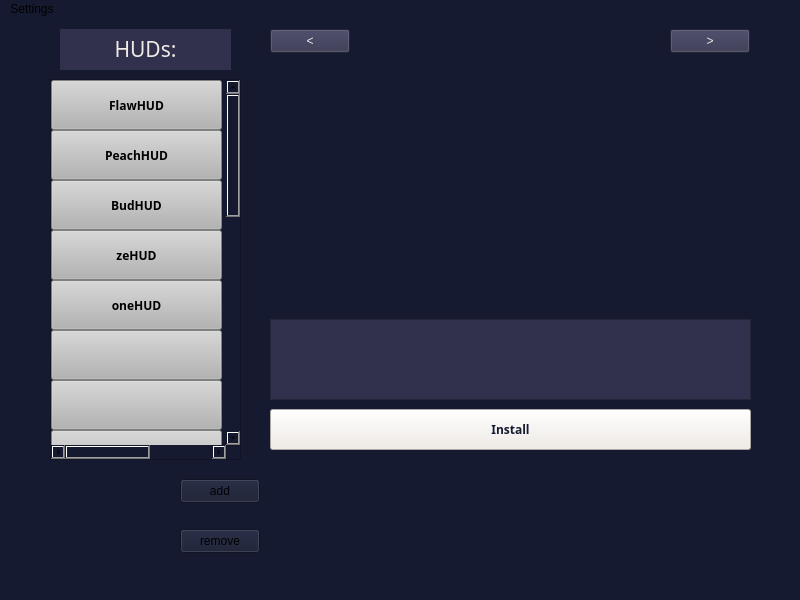
<?xml version="1.0" encoding="UTF-8"?>
<ui version="4.0">
 <class>MainWindow</class>
 <widget class="QMainWindow" name="MainWindow">
  <property name="geometry">
   <rect>
    <x>0</x>
    <y>0</y>
    <width>800</width>
    <height>600</height>
   </rect>
  </property>
  <property name="windowTitle">
   <string>MainWindow</string>
  </property>
  <property name="styleSheet">
   <string notr="true">background-color: rgb(21, 26, 48);</string>
  </property>
  <property name="tabShape">
   <enum>QTabWidget::Rounded</enum>
  </property>
  <widget class="QWidget" name="centralwidget">
   <widget class="QLabel" name="label">
    <property name="geometry">
     <rect>
      <x>60</x>
      <y>10</y>
      <width>171</width>
      <height>41</height>
     </rect>
    </property>
    <property name="font">
     <font>
      <family>Rockwell</family>
      <pointsize>16</pointsize>
      <hintingpreference>PreferDefaultHinting</hintingpreference>
     </font>
    </property>
    <property name="styleSheet">
     <string notr="true">background-color: rgb(49, 49, 77);
color: rgb(240, 235, 229);</string>
    </property>
    <property name="text">
     <string>&lt;html&gt;&lt;head/&gt;&lt;body&gt;&lt;p align=&quot;center&quot;&gt;HUDs:&lt;/p&gt;&lt;/body&gt;&lt;/html&gt;</string>
    </property>
   </widget>
   <widget class="QPushButton" name="installbutton">
    <property name="geometry">
     <rect>
      <x>270</x>
      <y>390</y>
      <width>481</width>
      <height>41</height>
     </rect>
    </property>
    <property name="font">
     <font>
      <family>Segoe UI Black</family>
      <bold>true</bold>
     </font>
    </property>
    <property name="styleSheet">
     <string notr="true">background-color: rgb(240, 235, 229);
color: rgb(21, 26, 48);</string>
    </property>
    <property name="text">
     <string>Install</string>
    </property>
   </widget>
   <widget class="QTextBrowser" name="textBrowser">
    <property name="geometry">
     <rect>
      <x>270</x>
      <y>300</y>
      <width>481</width>
      <height>81</height>
     </rect>
    </property>
    <property name="font">
     <font>
      <family>Tahoma</family>
     </font>
    </property>
    <property name="styleSheet">
     <string notr="true">background-color: rgb(49, 49, 77);
color: rgb(240, 235, 229);
border-color: rgba(255, 255, 255, 0);</string>
    </property>
   </widget>
   <widget class="QLabel" name="label_2">
    <property name="geometry">
     <rect>
      <x>270</x>
      <y>40</y>
      <width>481</width>
      <height>251</height>
     </rect>
    </property>
    <property name="sizePolicy">
     <sizepolicy hsizetype="Fixed" vsizetype="Fixed">
      <horstretch>0</horstretch>
      <verstretch>0</verstretch>
     </sizepolicy>
    </property>
    <property name="maximumSize">
     <size>
      <width>1280</width>
      <height>720</height>
     </size>
    </property>
    <property name="baseSize">
     <size>
      <width>1280</width>
      <height>720</height>
     </size>
    </property>
    <property name="text">
     <string/>
    </property>
   </widget>
   <widget class="QPushButton" name="leftImageButton">
    <property name="geometry">
     <rect>
      <x>270</x>
      <y>10</y>
      <width>80</width>
      <height>24</height>
     </rect>
    </property>
    <property name="styleSheet">
     <string notr="true">background-color: rgb(49, 49, 77);
color: rgb(240, 235, 229);</string>
    </property>
    <property name="text">
     <string>&lt;</string>
    </property>
   </widget>
   <widget class="QPushButton" name="rightImageButton">
    <property name="geometry">
     <rect>
      <x>670</x>
      <y>10</y>
      <width>80</width>
      <height>24</height>
     </rect>
    </property>
    <property name="styleSheet">
     <string notr="true">background-color: rgb(49, 49, 77);
color: rgb(240, 235, 229);</string>
    </property>
    <property name="text">
     <string>&gt;</string>
    </property>
   </widget>
   <widget class="QScrollArea" name="scrollArea">
    <property name="geometry">
     <rect>
      <x>50</x>
      <y>60</y>
      <width>191</width>
      <height>381</height>
     </rect>
    </property>
    <property name="widgetResizable">
     <bool>true</bool>
    </property>
    <widget class="QWidget" name="scrollAreaWidgetContents">
     <property name="geometry">
      <rect>
       <x>0</x>
       <y>0</y>
       <width>300</width>
       <height>1000</height>
      </rect>
     </property>
     <property name="minimumSize">
      <size>
       <width>300</width>
       <height>1000</height>
      </size>
     </property>
     <widget class="QWidget" name="verticalLayoutWidget_2">
      <property name="geometry">
       <rect>
        <x>0</x>
        <y>0</y>
        <width>171</width>
        <height>601</height>
       </rect>
      </property>
      <layout class="QVBoxLayout" name="verticalLayout_2" stretch="0,0,0,0,0,0,0,0,0,0,0">
       <property name="spacing">
        <number>0</number>
       </property>
       <property name="sizeConstraint">
        <enum>QLayout::SetMaximumSize</enum>
       </property>
       <item>
        <widget class="QPushButton" name="button7Hud">
         <property name="sizePolicy">
          <sizepolicy hsizetype="Fixed" vsizetype="Fixed">
           <horstretch>0</horstretch>
           <verstretch>0</verstretch>
          </sizepolicy>
         </property>
         <property name="maximumSize">
          <size>
           <width>400</width>
           <height>50</height>
          </size>
         </property>
         <property name="font">
          <font>
           <family>Segoe UI Black</family>
           <bold>true</bold>
          </font>
         </property>
         <property name="styleSheet">
          <string notr="true">color: rgb(0, 0, 0);
background-color: rgb(179, 179, 179);</string>
         </property>
         <property name="text">
          <string>FlawHUD</string>
         </property>
         <property name="default">
          <bool>false</bool>
         </property>
         <property name="flat">
          <bool>false</bool>
         </property>
        </widget>
       </item>
       <item>
        <widget class="QPushButton" name="buttonpeachHUD">
         <property name="sizePolicy">
          <sizepolicy hsizetype="Fixed" vsizetype="Fixed">
           <horstretch>0</horstretch>
           <verstretch>0</verstretch>
          </sizepolicy>
         </property>
         <property name="maximumSize">
          <size>
           <width>400</width>
           <height>50</height>
          </size>
         </property>
         <property name="font">
          <font>
           <family>Segoe UI Black</family>
           <bold>true</bold>
          </font>
         </property>
         <property name="styleSheet">
          <string notr="true">color: rgb(0, 0, 0);
background-color: rgb(179, 179, 179);</string>
         </property>
         <property name="text">
          <string>PeachHUD</string>
         </property>
        </widget>
       </item>
       <item>
        <widget class="QPushButton" name="buttonBudHUD">
         <property name="sizePolicy">
          <sizepolicy hsizetype="Fixed" vsizetype="Fixed">
           <horstretch>0</horstretch>
           <verstretch>0</verstretch>
          </sizepolicy>
         </property>
         <property name="maximumSize">
          <size>
           <width>400</width>
           <height>50</height>
          </size>
         </property>
         <property name="font">
          <font>
           <family>Segoe UI Black</family>
           <bold>true</bold>
          </font>
         </property>
         <property name="styleSheet">
          <string notr="true">color: rgb(0, 0, 0);
background-color: rgb(179, 179, 179);</string>
         </property>
         <property name="text">
          <string>BudHUD</string>
         </property>
        </widget>
       </item>
       <item>
        <widget class="QPushButton" name="buttonzeHUD">
         <property name="sizePolicy">
          <sizepolicy hsizetype="Fixed" vsizetype="Fixed">
           <horstretch>0</horstretch>
           <verstretch>0</verstretch>
          </sizepolicy>
         </property>
         <property name="maximumSize">
          <size>
           <width>400</width>
           <height>50</height>
          </size>
         </property>
         <property name="font">
          <font>
           <family>Segoe UI Black</family>
           <bold>true</bold>
          </font>
         </property>
         <property name="styleSheet">
          <string notr="true">color: rgb(0, 0, 0);
background-color: rgb(179, 179, 179);</string>
         </property>
         <property name="text">
          <string>zeHUD</string>
         </property>
         <property name="default">
          <bool>false</bool>
         </property>
         <property name="flat">
          <bool>false</bool>
         </property>
        </widget>
       </item>
       <item>
        <widget class="QPushButton" name="oneHUD">
         <property name="sizePolicy">
          <sizepolicy hsizetype="Fixed" vsizetype="Fixed">
           <horstretch>0</horstretch>
           <verstretch>0</verstretch>
          </sizepolicy>
         </property>
         <property name="maximumSize">
          <size>
           <width>400</width>
           <height>50</height>
          </size>
         </property>
         <property name="font">
          <font>
           <family>Segoe UI Black</family>
           <bold>true</bold>
          </font>
         </property>
         <property name="styleSheet">
          <string notr="true">color: rgb(0, 0, 0);
background-color: rgb(179, 179, 179);</string>
         </property>
         <property name="text">
          <string>oneHUD</string>
         </property>
         <property name="default">
          <bool>false</bool>
         </property>
         <property name="flat">
          <bool>false</bool>
         </property>
        </widget>
       </item>
       <item>
        <widget class="QPushButton" name="buttonHUD">
         <property name="sizePolicy">
          <sizepolicy hsizetype="Fixed" vsizetype="Fixed">
           <horstretch>0</horstretch>
           <verstretch>0</verstretch>
          </sizepolicy>
         </property>
         <property name="maximumSize">
          <size>
           <width>400</width>
           <height>50</height>
          </size>
         </property>
         <property name="font">
          <font>
           <family>Segoe UI Black</family>
           <bold>true</bold>
          </font>
         </property>
         <property name="styleSheet">
          <string notr="true">color: rgb(0, 0, 0);
background-color: rgb(179, 179, 179);</string>
         </property>
         <property name="text">
          <string/>
         </property>
         <property name="default">
          <bool>false</bool>
         </property>
         <property name="flat">
          <bool>false</bool>
         </property>
        </widget>
       </item>
       <item>
        <widget class="QPushButton" name="buttonHUD2">
         <property name="sizePolicy">
          <sizepolicy hsizetype="Fixed" vsizetype="Fixed">
           <horstretch>0</horstretch>
           <verstretch>0</verstretch>
          </sizepolicy>
         </property>
         <property name="maximumSize">
          <size>
           <width>400</width>
           <height>50</height>
          </size>
         </property>
         <property name="font">
          <font>
           <family>Segoe UI Black</family>
           <bold>true</bold>
          </font>
         </property>
         <property name="styleSheet">
          <string notr="true">color: rgb(0, 0, 0);
background-color: rgb(179, 179, 179);</string>
         </property>
         <property name="text">
          <string/>
         </property>
         <property name="default">
          <bool>false</bool>
         </property>
         <property name="flat">
          <bool>false</bool>
         </property>
        </widget>
       </item>
       <item>
        <widget class="QPushButton" name="buttonHUD3">
         <property name="sizePolicy">
          <sizepolicy hsizetype="Fixed" vsizetype="Fixed">
           <horstretch>0</horstretch>
           <verstretch>0</verstretch>
          </sizepolicy>
         </property>
         <property name="maximumSize">
          <size>
           <width>400</width>
           <height>50</height>
          </size>
         </property>
         <property name="font">
          <font>
           <family>Segoe UI Black</family>
           <bold>true</bold>
          </font>
         </property>
         <property name="styleSheet">
          <string notr="true">color: rgb(0, 0, 0);
background-color: rgb(179, 179, 179);</string>
         </property>
         <property name="text">
          <string/>
         </property>
         <property name="default">
          <bool>false</bool>
         </property>
         <property name="flat">
          <bool>false</bool>
         </property>
        </widget>
       </item>
       <item>
        <widget class="QPushButton" name="buttonHUD4">
         <property name="sizePolicy">
          <sizepolicy hsizetype="Fixed" vsizetype="Fixed">
           <horstretch>0</horstretch>
           <verstretch>0</verstretch>
          </sizepolicy>
         </property>
         <property name="maximumSize">
          <size>
           <width>400</width>
           <height>50</height>
          </size>
         </property>
         <property name="font">
          <font>
           <family>Segoe UI Black</family>
           <bold>true</bold>
          </font>
         </property>
         <property name="styleSheet">
          <string notr="true">color: rgb(0, 0, 0);
background-color: rgb(179, 179, 179);</string>
         </property>
         <property name="text">
          <string/>
         </property>
         <property name="default">
          <bool>false</bool>
         </property>
         <property name="flat">
          <bool>false</bool>
         </property>
        </widget>
       </item>
       <item>
        <widget class="QPushButton" name="buttonHUD5">
         <property name="sizePolicy">
          <sizepolicy hsizetype="Fixed" vsizetype="Fixed">
           <horstretch>0</horstretch>
           <verstretch>0</verstretch>
          </sizepolicy>
         </property>
         <property name="maximumSize">
          <size>
           <width>400</width>
           <height>50</height>
          </size>
         </property>
         <property name="font">
          <font>
           <family>Segoe UI Black</family>
           <bold>true</bold>
          </font>
         </property>
         <property name="styleSheet">
          <string notr="true">color: rgb(0, 0, 0);
background-color: rgb(179, 179, 179);</string>
         </property>
         <property name="text">
          <string/>
         </property>
         <property name="default">
          <bool>false</bool>
         </property>
         <property name="flat">
          <bool>false</bool>
         </property>
        </widget>
       </item>
       <item>
        <widget class="QPushButton" name="buttonHUD6">
         <property name="sizePolicy">
          <sizepolicy hsizetype="Fixed" vsizetype="Fixed">
           <horstretch>0</horstretch>
           <verstretch>0</verstretch>
          </sizepolicy>
         </property>
         <property name="maximumSize">
          <size>
           <width>400</width>
           <height>50</height>
          </size>
         </property>
         <property name="font">
          <font>
           <family>Segoe UI Black</family>
           <bold>true</bold>
          </font>
         </property>
         <property name="styleSheet">
          <string notr="true">color: rgb(0, 0, 0);
background-color: rgb(179, 179, 179);</string>
         </property>
         <property name="text">
          <string/>
         </property>
         <property name="default">
          <bool>false</bool>
         </property>
         <property name="flat">
          <bool>false</bool>
         </property>
        </widget>
       </item>
      </layout>
     </widget>
    </widget>
   </widget>
   <widget class="QWidget" name="widget" native="true">
    <property name="geometry">
     <rect>
      <x>270</x>
      <y>460</y>
      <width>491</width>
      <height>91</height>
     </rect>
    </property>
    <widget class="QWidget" name="gridLayoutWidget">
     <property name="geometry">
      <rect>
       <x>0</x>
       <y>-10</y>
       <width>491</width>
       <height>101</height>
      </rect>
     </property>
     <layout class="QGridLayout" name="gridLayout"/>
    </widget>
   </widget>
   <widget class="QPushButton" name="addButton">
    <property name="geometry">
     <rect>
      <x>180</x>
      <y>460</y>
      <width>80</width>
      <height>24</height>
     </rect>
    </property>
    <property name="text">
     <string>add</string>
    </property>
   </widget>
   <widget class="QPushButton" name="removeButton">
    <property name="geometry">
     <rect>
      <x>180</x>
      <y>510</y>
      <width>80</width>
      <height>24</height>
     </rect>
    </property>
    <property name="text">
     <string>remove</string>
    </property>
   </widget>
  </widget>
  <widget class="QMenuBar" name="menubar">
   <property name="geometry">
    <rect>
     <x>0</x>
     <y>0</y>
     <width>800</width>
     <height>21</height>
    </rect>
   </property>
   <widget class="QMenu" name="menuSettings">
    <property name="title">
     <string>Settings</string>
    </property>
   </widget>
   <addaction name="menuSettings"/>
  </widget>
  <widget class="QStatusBar" name="statusbar"/>
 </widget>
 <resources/>
 <connections/>
</ui>
